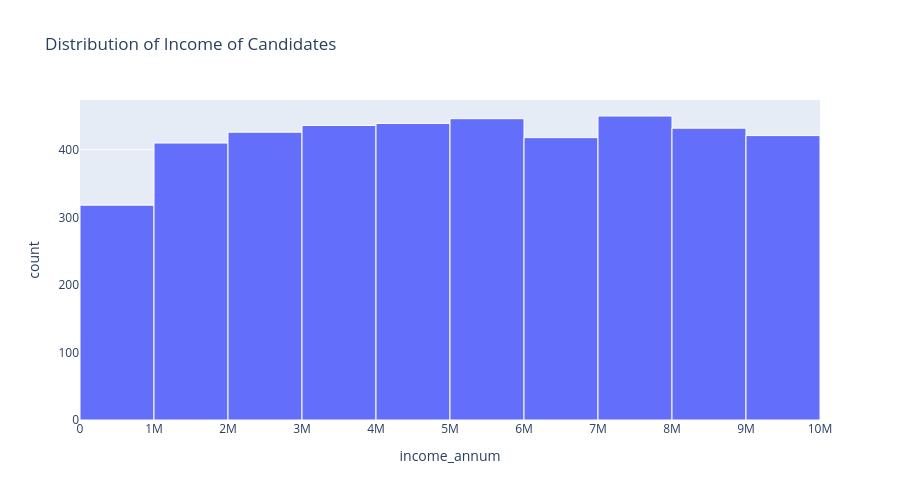

This figure's notebook cell:
### Code cell
#distribution of income of candidates 
fig7 = px.histogram(
    df,
    x="income_annum",
    nbins=10,
    title="Distribution of Income of Candidates",
    height=500
)
fig7.update_traces(
    marker_line_color="white",
    marker_line_width=1
)
fig7.show()

### Figure 1 — Plotly figure (JSON) as saved in the notebook; plotly's stock layout.template omitted (floating-point values rounded to 4 significant figures; data arrays with more than 128 entries replaced by an {"elided": "..."} marker saying what was removed)
{"data": [{"bingroup": "x", "hovertemplate": "income_annum=%{x}<br>count=%{y}<extra></extra>", "legendgroup": "", "marker": {"color": "#636efa", "line": {"color": "white", "width": 1}, "pattern": {"shape": ""}}, "name": "", "nbinsx": 10, "orientation": "v", "showlegend": false, "type": "histogram", "x": {"elided": "4196 int values"}, "xaxis": "x", "yaxis": "y"}], "layout": {"barmode": "relative", "height": 500, "legend": {"tracegroupgap": 0}, "title": {"text": "Distribution of Income of Candidates"}, "xaxis": {"anchor": "y", "domain": [0, 1], "title": {"text": "income_annum"}}, "yaxis": {"anchor": "x", "domain": [0, 1], "title": {"text": "count"}}}}
